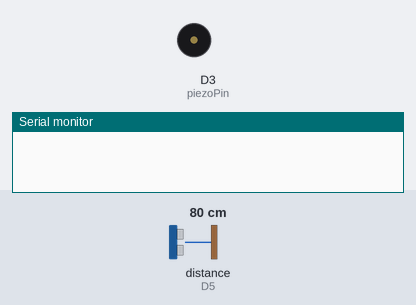
A sketch run on a simulated ESP8266 (NodeMCU). Parts: buzzer (waves = sounding), the last lines printed to the serial monitor. Inputs (shaded band) come from the test bench; at power-on: distance to the obstacle (sensor on D5) 80 cm. The echo pulse lasts 58.3 µs per cm.

Above: at 1.2 s.
1.3 s: distance to the obstacle (sensor on D5) set to 62 cm
2.8 s: distance to the obstacle (sensor on D5) set to 56 cm
At 3.3 s:
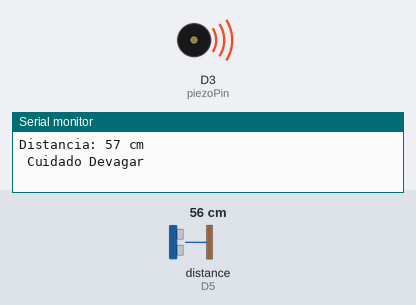
4.3 s: distance to the obstacle (sensor on D5) set to 43 cm
5.8 s: distance to the obstacle (sensor on D5) set to 38 cm
At 6.6 s:
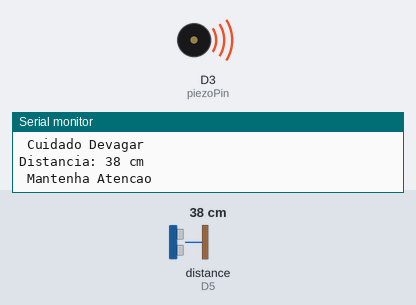
8.1 s: distance to the obstacle (sensor on D5) set to 22 cm
9.6 s: distance to the obstacle (sensor on D5) set to 18 cm
At 10.2 s:
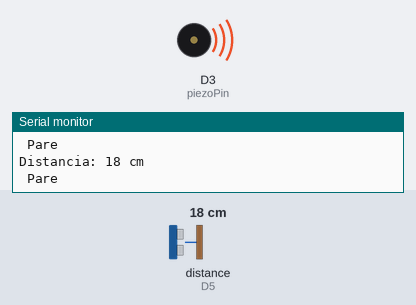
Timing chart, 0 to 12.6 s (numbered marks = the images above; inputs shaded):
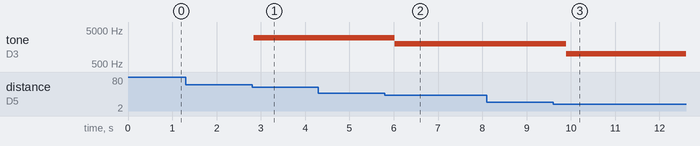

Measured:
- the behaviour switches between 60 and 59 cm on distance to the obstacle (sensor on D5) (found by bisection; images 0 and 1)
- after the input at 1.3 s, every drawn part: stays the same
- after the input at 2.8 s, tone on D3 (piezoPin): silent → 3000 Hz at once
- after the input at 5.8 s, tone on D3 (piezoPin): 3000 Hz → 2000 Hz after 0.22 s
- after the input at 9.6 s, tone on D3 (piezoPin): 2000 Hz → 1000 Hz after 0.30 s

The sketch:

distance.ino
```cpp
#include <NewPing.h>

#define TRIGGER_PIN D6
#define ECHO_PIN D5
#define MAX_DISTANCE 200

NewPing sonar(TRIGGER_PIN, ECHO_PIN, MAX_DISTANCE);
int piezoPin = D3;

void setup() {
  Serial.begin(9600);
}

void loop() {
  delay(50);

  unsigned int distance = sonar.ping_cm();

  if (distance <= 20) {
    tone(piezoPin, 1000); // Ativa o piezo a uma frequência de 1000 Hz
    delay(100); // Mantém ligado por 500 ms
    noTone(piezoPin); // Desliga o piezo

    Serial.print("Distancia: ");
    Serial.print(distance);
    Serial.println(" cm");
    Serial.println(" Pare");


  } else if (distance <= 40) {
    tone(piezoPin, 2000); // Ativa o piezo a uma frequência de 2000 Hz
    delay(300); // Mantém ligado por 500 ms
    noTone(piezoPin); // Desliga o piezo

    Serial.print("Distancia: ");
    Serial.print(distance);
    Serial.println(" cm");
    Serial.println(" Mantenha Atencao");


  } else if (distance <= 60) {
    tone(piezoPin, 3000); // Ativa o piezo a uma frequência de 3000 Hz
    delay(400); // Mantém ligado por 500 ms
    noTone(piezoPin); // Desliga o piezo

    Serial.print("Distancia: ");
    Serial.print(distance);
    Serial.println(" cm");
    Serial.println(" Cuidado Devagar");

  } else if (distance > 61) {
    noTone(piezoPin); // Desliga o piezo
  }
}
```
